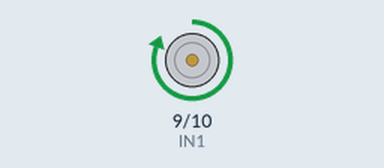
The sketch below on a simulated Arduino Uno, built with avr-gcc and run on an emulated ATmega328P. On the bench: motor-driver pin pairs drawn as motors (green arrow = first pin HIGH = forward, orange = second pin HIGH = backward, longer = more drive).

Above: at 1.0 s.
At 5.0 s:
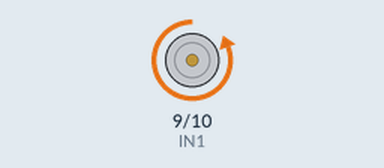
At 7.0 s:
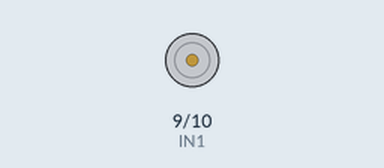
Timing chart, 0 to 10.4 s (numbered marks = the images above):
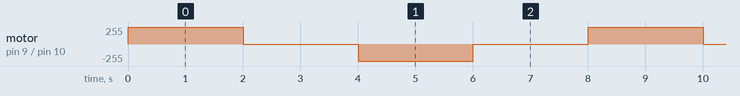

Measured:
- by itself, motor on pin 9 (IN1) / pin 10 (IN2): repeats every 8.0 s: stopped 2.0 s, backward 255/255 2.0 s, stopped 2.0 s, forward 255/255 2.0 s

The sketch:

06.6_dc_1.ino
```cpp
const int IN1 = 9;
const int IN2 = 10;

void setup() {
  pinMode(IN1, OUTPUT);
  pinMode(IN2, OUTPUT);
}

void loop() {
  // 정방향 회전
  digitalWrite(IN1, HIGH);
  digitalWrite(IN2, LOW);
  delay(2000);

  // 멈춤
  digitalWrite(IN1, LOW);
  digitalWrite(IN2, LOW);
  delay(2000);

  // 역방향 회전
  digitalWrite(IN1, LOW);
  digitalWrite(IN2, HIGH);
  delay(2000);

  // 멈춤
  digitalWrite(IN1, LOW);
  digitalWrite(IN2, LOW);
  delay(2000);
}
```
